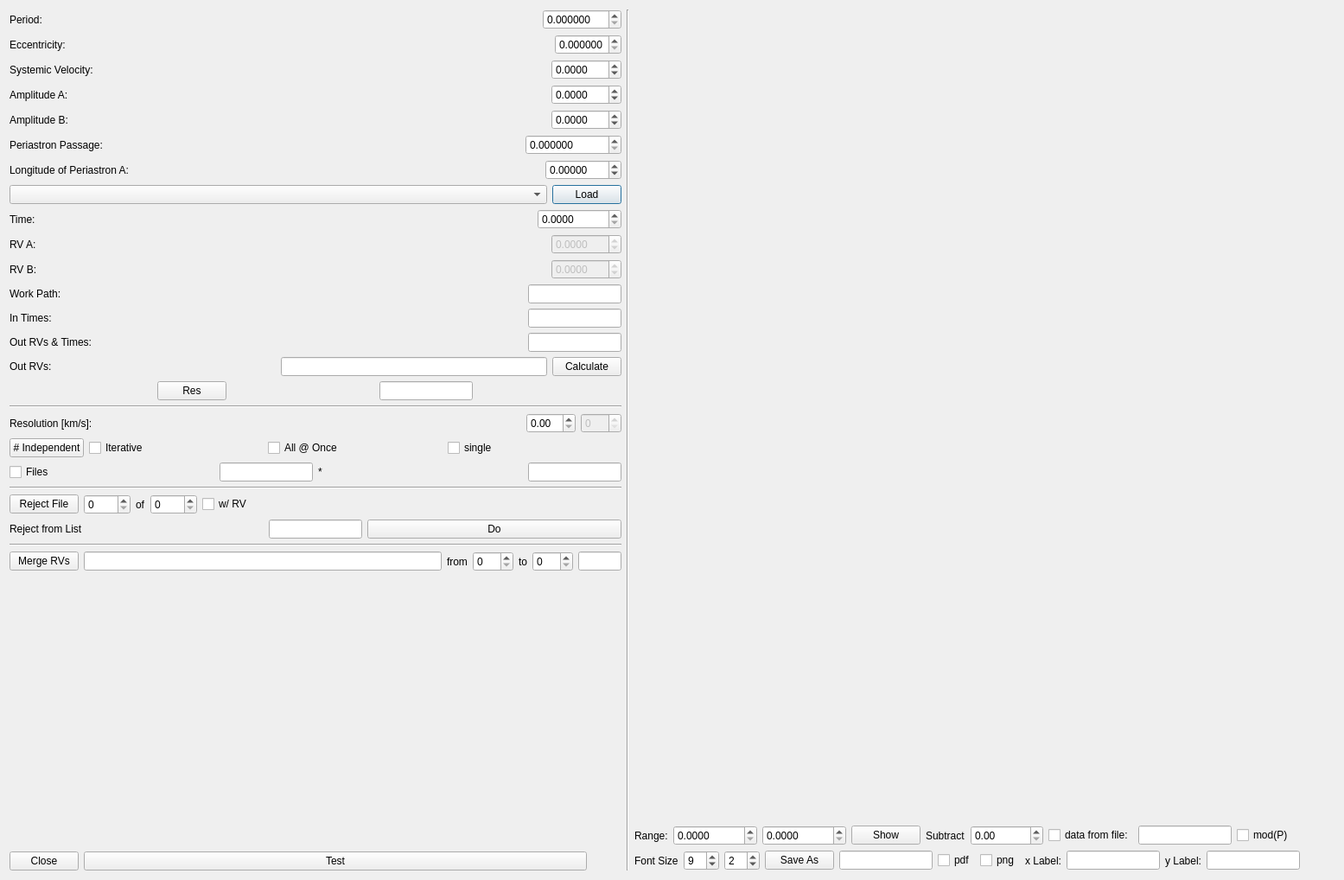
<?xml version="1.0" encoding="UTF-8"?>
<ui version="4.0">
 <class>RVCalc</class>
 <widget class="QDialog" name="RVCalc">
  <property name="geometry">
   <rect>
    <x>0</x>
    <y>0</y>
    <width>1555</width>
    <height>1018</height>
   </rect>
  </property>
  <property name="font">
   <font>
    <pointsize>9</pointsize>
   </font>
  </property>
  <property name="windowTitle">
   <string>Dialog</string>
  </property>
  <layout class="QGridLayout" name="gridLayout">
   <item row="0" column="0">
    <layout class="QVBoxLayout" name="verticalLayout">
     <item>
      <layout class="QHBoxLayout" name="horizontalLayout">
       <item>
        <widget class="QLabel" name="label">
         <property name="text">
          <string>Period:</string>
         </property>
        </widget>
       </item>
       <item>
        <widget class="QDoubleSpinBox" name="doubleSpinBox">
         <property name="sizePolicy">
          <sizepolicy hsizetype="Maximum" vsizetype="Fixed">
           <horstretch>0</horstretch>
           <verstretch>0</verstretch>
          </sizepolicy>
         </property>
         <property name="decimals">
          <number>6</number>
         </property>
         <property name="maximum">
          <double>999.000000000000000</double>
         </property>
        </widget>
       </item>
      </layout>
     </item>
     <item>
      <layout class="QHBoxLayout" name="horizontalLayout_8">
       <item>
        <widget class="QLabel" name="label_8">
         <property name="text">
          <string>Eccentricity:</string>
         </property>
        </widget>
       </item>
       <item>
        <widget class="QDoubleSpinBox" name="doubleSpinBox_8">
         <property name="sizePolicy">
          <sizepolicy hsizetype="Maximum" vsizetype="Fixed">
           <horstretch>0</horstretch>
           <verstretch>0</verstretch>
          </sizepolicy>
         </property>
         <property name="decimals">
          <number>6</number>
         </property>
         <property name="maximum">
          <double>1.000000000000000</double>
         </property>
         <property name="singleStep">
          <double>0.010000000000000</double>
         </property>
        </widget>
       </item>
      </layout>
     </item>
     <item>
      <layout class="QHBoxLayout" name="horizontalLayout_3">
       <item>
        <widget class="QLabel" name="label_3">
         <property name="text">
          <string>Systemic Velocity:</string>
         </property>
        </widget>
       </item>
       <item>
        <widget class="QDoubleSpinBox" name="doubleSpinBox_3">
         <property name="sizePolicy">
          <sizepolicy hsizetype="Maximum" vsizetype="Fixed">
           <horstretch>0</horstretch>
           <verstretch>0</verstretch>
          </sizepolicy>
         </property>
         <property name="decimals">
          <number>4</number>
         </property>
         <property name="minimum">
          <double>-999.000000000000000</double>
         </property>
         <property name="maximum">
          <double>999.000000000000000</double>
         </property>
        </widget>
       </item>
      </layout>
     </item>
     <item>
      <layout class="QHBoxLayout" name="horizontalLayout_4">
       <item>
        <widget class="QLabel" name="label_4">
         <property name="text">
          <string>Amplitude A:</string>
         </property>
        </widget>
       </item>
       <item>
        <widget class="QDoubleSpinBox" name="doubleSpinBox_4">
         <property name="sizePolicy">
          <sizepolicy hsizetype="Maximum" vsizetype="Fixed">
           <horstretch>0</horstretch>
           <verstretch>0</verstretch>
          </sizepolicy>
         </property>
         <property name="decimals">
          <number>4</number>
         </property>
         <property name="minimum">
          <double>-999.000000000000000</double>
         </property>
         <property name="maximum">
          <double>999.000000000000000</double>
         </property>
        </widget>
       </item>
      </layout>
     </item>
     <item>
      <layout class="QHBoxLayout" name="horizontalLayout_5">
       <item>
        <widget class="QLabel" name="label_5">
         <property name="text">
          <string>Amplitude B:</string>
         </property>
        </widget>
       </item>
       <item>
        <widget class="QDoubleSpinBox" name="doubleSpinBox_5">
         <property name="sizePolicy">
          <sizepolicy hsizetype="Maximum" vsizetype="Fixed">
           <horstretch>0</horstretch>
           <verstretch>0</verstretch>
          </sizepolicy>
         </property>
         <property name="decimals">
          <number>4</number>
         </property>
         <property name="minimum">
          <double>-999.000000000000000</double>
         </property>
         <property name="maximum">
          <double>999.990000000000009</double>
         </property>
        </widget>
       </item>
      </layout>
     </item>
     <item>
      <layout class="QHBoxLayout" name="horizontalLayout_2">
       <item>
        <widget class="QLabel" name="label_2">
         <property name="text">
          <string>Periastron Passage:</string>
         </property>
        </widget>
       </item>
       <item>
        <widget class="QDoubleSpinBox" name="doubleSpinBox_2">
         <property name="sizePolicy">
          <sizepolicy hsizetype="Maximum" vsizetype="Fixed">
           <horstretch>0</horstretch>
           <verstretch>0</verstretch>
          </sizepolicy>
         </property>
         <property name="decimals">
          <number>6</number>
         </property>
         <property name="maximum">
          <double>9999999.000000000000000</double>
         </property>
        </widget>
       </item>
      </layout>
     </item>
     <item>
      <layout class="QHBoxLayout" name="horizontalLayout_6">
       <item>
        <widget class="QLabel" name="label_6">
         <property name="text">
          <string>Longitude of Periastron A:</string>
         </property>
        </widget>
       </item>
       <item>
        <widget class="QDoubleSpinBox" name="doubleSpinBox_6">
         <property name="sizePolicy">
          <sizepolicy hsizetype="Maximum" vsizetype="Fixed">
           <horstretch>0</horstretch>
           <verstretch>0</verstretch>
          </sizepolicy>
         </property>
         <property name="decimals">
          <number>5</number>
         </property>
         <property name="minimum">
          <double>-360.000000000000000</double>
         </property>
         <property name="maximum">
          <double>360.000000000000000</double>
         </property>
        </widget>
       </item>
      </layout>
     </item>
     <item>
      <layout class="QHBoxLayout" name="horizontalLayout_20">
       <item>
        <widget class="QComboBox" name="comboBox">
         <property name="sizePolicy">
          <sizepolicy hsizetype="Preferred" vsizetype="Fixed">
           <horstretch>0</horstretch>
           <verstretch>0</verstretch>
          </sizepolicy>
         </property>
        </widget>
       </item>
       <item>
        <widget class="QPushButton" name="pushButton_5">
         <property name="sizePolicy">
          <sizepolicy hsizetype="Maximum" vsizetype="Fixed">
           <horstretch>0</horstretch>
           <verstretch>0</verstretch>
          </sizepolicy>
         </property>
         <property name="text">
          <string>Load</string>
         </property>
        </widget>
       </item>
      </layout>
     </item>
     <item>
      <layout class="QHBoxLayout" name="horizontalLayout_9">
       <item>
        <widget class="QLabel" name="label_9">
         <property name="text">
          <string>Time:</string>
         </property>
        </widget>
       </item>
       <item>
        <widget class="QDoubleSpinBox" name="doubleSpinBox_9">
         <property name="sizePolicy">
          <sizepolicy hsizetype="Maximum" vsizetype="Fixed">
           <horstretch>0</horstretch>
           <verstretch>0</verstretch>
          </sizepolicy>
         </property>
         <property name="decimals">
          <number>4</number>
         </property>
         <property name="maximum">
          <double>9999999.000000000000000</double>
         </property>
        </widget>
       </item>
      </layout>
     </item>
     <item>
      <layout class="QHBoxLayout" name="horizontalLayout_10">
       <item>
        <widget class="QLabel" name="label_10">
         <property name="text">
          <string>RV A:</string>
         </property>
        </widget>
       </item>
       <item>
        <widget class="QDoubleSpinBox" name="doubleSpinBox_10">
         <property name="enabled">
          <bool>false</bool>
         </property>
         <property name="sizePolicy">
          <sizepolicy hsizetype="Maximum" vsizetype="Fixed">
           <horstretch>0</horstretch>
           <verstretch>0</verstretch>
          </sizepolicy>
         </property>
         <property name="decimals">
          <number>4</number>
         </property>
         <property name="minimum">
          <double>-999.000000000000000</double>
         </property>
         <property name="maximum">
          <double>999.000000000000000</double>
         </property>
        </widget>
       </item>
      </layout>
     </item>
     <item>
      <layout class="QHBoxLayout" name="horizontalLayout_11">
       <item>
        <widget class="QLabel" name="label_11">
         <property name="text">
          <string>RV B:</string>
         </property>
        </widget>
       </item>
       <item>
        <widget class="QDoubleSpinBox" name="doubleSpinBox_11">
         <property name="enabled">
          <bool>false</bool>
         </property>
         <property name="sizePolicy">
          <sizepolicy hsizetype="Maximum" vsizetype="Fixed">
           <horstretch>0</horstretch>
           <verstretch>0</verstretch>
          </sizepolicy>
         </property>
         <property name="decimals">
          <number>4</number>
         </property>
         <property name="minimum">
          <double>-999.000000000000000</double>
         </property>
         <property name="maximum">
          <double>999.000000000000000</double>
         </property>
        </widget>
       </item>
      </layout>
     </item>
     <item>
      <layout class="QHBoxLayout" name="horizontalLayout_14">
       <item>
        <widget class="QLabel" name="label_14">
         <property name="text">
          <string>Work Path:</string>
         </property>
        </widget>
       </item>
       <item>
        <widget class="QLineEdit" name="lineEdit_2">
         <property name="sizePolicy">
          <sizepolicy hsizetype="Maximum" vsizetype="Fixed">
           <horstretch>0</horstretch>
           <verstretch>0</verstretch>
          </sizepolicy>
         </property>
        </widget>
       </item>
      </layout>
     </item>
     <item>
      <layout class="QHBoxLayout" name="horizontalLayout_16">
       <item>
        <widget class="QLabel" name="label_18">
         <property name="text">
          <string>In Times:</string>
         </property>
        </widget>
       </item>
       <item>
        <widget class="QLineEdit" name="lineEdit_6">
         <property name="sizePolicy">
          <sizepolicy hsizetype="Maximum" vsizetype="Fixed">
           <horstretch>0</horstretch>
           <verstretch>0</verstretch>
          </sizepolicy>
         </property>
        </widget>
       </item>
      </layout>
     </item>
     <item>
      <layout class="QHBoxLayout" name="horizontalLayout_21">
       <item>
        <widget class="QLabel" name="label_7">
         <property name="text">
          <string>Out RVs &amp; Times:</string>
         </property>
        </widget>
       </item>
       <item>
        <widget class="QLineEdit" name="lineEdit_9">
         <property name="sizePolicy">
          <sizepolicy hsizetype="Maximum" vsizetype="Fixed">
           <horstretch>0</horstretch>
           <verstretch>0</verstretch>
          </sizepolicy>
         </property>
        </widget>
       </item>
      </layout>
     </item>
     <item>
      <layout class="QHBoxLayout" name="horizontalLayout_17">
       <item>
        <widget class="QLabel" name="label_19">
         <property name="text">
          <string>Out RVs:</string>
         </property>
        </widget>
       </item>
       <item>
        <widget class="QLineEdit" name="lineEdit_7">
         <property name="sizePolicy">
          <sizepolicy hsizetype="Minimum" vsizetype="Fixed">
           <horstretch>0</horstretch>
           <verstretch>0</verstretch>
          </sizepolicy>
         </property>
        </widget>
       </item>
       <item>
        <widget class="QPushButton" name="pushButton_4">
         <property name="sizePolicy">
          <sizepolicy hsizetype="Maximum" vsizetype="Fixed">
           <horstretch>0</horstretch>
           <verstretch>0</verstretch>
          </sizepolicy>
         </property>
         <property name="text">
          <string>Calculate</string>
         </property>
        </widget>
       </item>
      </layout>
     </item>
     <item>
      <layout class="QHBoxLayout" name="horizontalLayout_7">
       <item>
        <widget class="QPushButton" name="pushButton_6">
         <property name="sizePolicy">
          <sizepolicy hsizetype="Maximum" vsizetype="Fixed">
           <horstretch>0</horstretch>
           <verstretch>0</verstretch>
          </sizepolicy>
         </property>
         <property name="text">
          <string>Res</string>
         </property>
        </widget>
       </item>
       <item>
        <widget class="QLineEdit" name="lineEdit_8">
         <property name="sizePolicy">
          <sizepolicy hsizetype="Maximum" vsizetype="Fixed">
           <horstretch>0</horstretch>
           <verstretch>0</verstretch>
          </sizepolicy>
         </property>
        </widget>
       </item>
      </layout>
     </item>
     <item>
      <widget class="Line" name="line_2">
       <property name="orientation">
        <enum>Qt::Horizontal</enum>
       </property>
      </widget>
     </item>
     <item>
      <layout class="QHBoxLayout" name="horizontalLayout_18">
       <item>
        <widget class="QLabel" name="label_20">
         <property name="text">
          <string>Resolution [km/s]:</string>
         </property>
        </widget>
       </item>
       <item>
        <widget class="QDoubleSpinBox" name="doubleSpinBox_15">
         <property name="sizePolicy">
          <sizepolicy hsizetype="Maximum" vsizetype="Fixed">
           <horstretch>0</horstretch>
           <verstretch>0</verstretch>
          </sizepolicy>
         </property>
        </widget>
       </item>
       <item>
        <widget class="QSpinBox" name="spinBox_2">
         <property name="enabled">
          <bool>false</bool>
         </property>
         <property name="sizePolicy">
          <sizepolicy hsizetype="Maximum" vsizetype="Fixed">
           <horstretch>0</horstretch>
           <verstretch>0</verstretch>
          </sizepolicy>
         </property>
         <property name="maximum">
          <number>999</number>
         </property>
        </widget>
       </item>
      </layout>
     </item>
     <item>
      <layout class="QHBoxLayout" name="horizontalLayout_19">
       <item>
        <widget class="QPushButton" name="pushButton_7">
         <property name="sizePolicy">
          <sizepolicy hsizetype="Maximum" vsizetype="Fixed">
           <horstretch>0</horstretch>
           <verstretch>0</verstretch>
          </sizepolicy>
         </property>
         <property name="text">
          <string># Independent</string>
         </property>
        </widget>
       </item>
       <item>
        <widget class="QCheckBox" name="checkBox_6">
         <property name="text">
          <string>Iterative</string>
         </property>
        </widget>
       </item>
       <item>
        <widget class="QCheckBox" name="checkBox_7">
         <property name="text">
          <string>All @ Once</string>
         </property>
        </widget>
       </item>
       <item>
        <widget class="QCheckBox" name="checkBox_9">
         <property name="text">
          <string>single</string>
         </property>
        </widget>
       </item>
      </layout>
     </item>
     <item>
      <layout class="QHBoxLayout" name="horizontalLayout_22">
       <item>
        <widget class="QCheckBox" name="checkBox_5">
         <property name="sizePolicy">
          <sizepolicy hsizetype="Preferred" vsizetype="Fixed">
           <horstretch>0</horstretch>
           <verstretch>0</verstretch>
          </sizepolicy>
         </property>
         <property name="text">
          <string>Files</string>
         </property>
        </widget>
       </item>
       <item>
        <widget class="QLineEdit" name="lineEdit_10">
         <property name="sizePolicy">
          <sizepolicy hsizetype="Maximum" vsizetype="Fixed">
           <horstretch>0</horstretch>
           <verstretch>0</verstretch>
          </sizepolicy>
         </property>
        </widget>
       </item>
       <item>
        <widget class="QLabel" name="label_21">
         <property name="sizePolicy">
          <sizepolicy hsizetype="Preferred" vsizetype="Maximum">
           <horstretch>0</horstretch>
           <verstretch>0</verstretch>
          </sizepolicy>
         </property>
         <property name="text">
          <string>*</string>
         </property>
        </widget>
       </item>
       <item>
        <widget class="QLineEdit" name="lineEdit_11">
         <property name="sizePolicy">
          <sizepolicy hsizetype="Maximum" vsizetype="Fixed">
           <horstretch>0</horstretch>
           <verstretch>0</verstretch>
          </sizepolicy>
         </property>
         <property name="minimumSize">
          <size>
           <width>0</width>
           <height>0</height>
          </size>
         </property>
        </widget>
       </item>
      </layout>
     </item>
     <item>
      <widget class="Line" name="line_3">
       <property name="orientation">
        <enum>Qt::Horizontal</enum>
       </property>
      </widget>
     </item>
     <item>
      <layout class="QHBoxLayout" name="horizontalLayout_23">
       <item>
        <widget class="QPushButton" name="pushButton_8">
         <property name="sizePolicy">
          <sizepolicy hsizetype="Maximum" vsizetype="Fixed">
           <horstretch>0</horstretch>
           <verstretch>0</verstretch>
          </sizepolicy>
         </property>
         <property name="text">
          <string>Reject File</string>
         </property>
        </widget>
       </item>
       <item>
        <widget class="QSpinBox" name="spinBox_3">
         <property name="sizePolicy">
          <sizepolicy hsizetype="Maximum" vsizetype="Fixed">
           <horstretch>0</horstretch>
           <verstretch>0</verstretch>
          </sizepolicy>
         </property>
         <property name="maximum">
          <number>9999</number>
         </property>
        </widget>
       </item>
       <item>
        <widget class="QLabel" name="label_22">
         <property name="sizePolicy">
          <sizepolicy hsizetype="Maximum" vsizetype="Preferred">
           <horstretch>0</horstretch>
           <verstretch>0</verstretch>
          </sizepolicy>
         </property>
         <property name="text">
          <string>of</string>
         </property>
        </widget>
       </item>
       <item>
        <widget class="QSpinBox" name="spinBox_4">
         <property name="sizePolicy">
          <sizepolicy hsizetype="Maximum" vsizetype="Fixed">
           <horstretch>0</horstretch>
           <verstretch>0</verstretch>
          </sizepolicy>
         </property>
         <property name="maximum">
          <number>9999</number>
         </property>
        </widget>
       </item>
       <item>
        <widget class="QCheckBox" name="checkBox_8">
         <property name="text">
          <string>w/ RV</string>
         </property>
        </widget>
       </item>
      </layout>
     </item>
     <item>
      <layout class="QHBoxLayout" name="horizontalLayout_24">
       <item>
        <widget class="QLabel" name="label_23">
         <property name="text">
          <string>Reject from List</string>
         </property>
        </widget>
       </item>
       <item>
        <widget class="QLineEdit" name="lineEdit_12">
         <property name="sizePolicy">
          <sizepolicy hsizetype="Maximum" vsizetype="Fixed">
           <horstretch>0</horstretch>
           <verstretch>0</verstretch>
          </sizepolicy>
         </property>
        </widget>
       </item>
       <item>
        <widget class="QPushButton" name="pushButton_10">
         <property name="text">
          <string>Do</string>
         </property>
        </widget>
       </item>
      </layout>
     </item>
     <item>
      <widget class="Line" name="line_4">
       <property name="orientation">
        <enum>Qt::Horizontal</enum>
       </property>
      </widget>
     </item>
     <item>
      <layout class="QHBoxLayout" name="horizontalLayout_25">
       <item>
        <widget class="QPushButton" name="pushButton_11">
         <property name="text">
          <string>Merge RVs</string>
         </property>
        </widget>
       </item>
       <item>
        <widget class="QLineEdit" name="lineEdit_13"/>
       </item>
       <item>
        <widget class="QLabel" name="label_24">
         <property name="text">
          <string>from</string>
         </property>
        </widget>
       </item>
       <item>
        <widget class="QSpinBox" name="spinBox_6">
         <property name="maximum">
          <number>999</number>
         </property>
        </widget>
       </item>
       <item>
        <widget class="QLabel" name="label_25">
         <property name="text">
          <string>to</string>
         </property>
        </widget>
       </item>
       <item>
        <widget class="QSpinBox" name="spinBox_7">
         <property name="maximum">
          <number>999</number>
         </property>
        </widget>
       </item>
       <item>
        <widget class="QLineEdit" name="lineEdit_14">
         <property name="sizePolicy">
          <sizepolicy hsizetype="Maximum" vsizetype="Fixed">
           <horstretch>0</horstretch>
           <verstretch>0</verstretch>
          </sizepolicy>
         </property>
         <property name="maximumSize">
          <size>
           <width>50</width>
           <height>16777215</height>
          </size>
         </property>
        </widget>
       </item>
      </layout>
     </item>
     <item>
      <spacer name="verticalSpacer">
       <property name="orientation">
        <enum>Qt::Vertical</enum>
       </property>
       <property name="sizeHint" stdset="0">
        <size>
         <width>20</width>
         <height>40</height>
        </size>
       </property>
      </spacer>
     </item>
     <item>
      <layout class="QHBoxLayout" name="horizontalLayout_12">
       <item>
        <widget class="QPushButton" name="pushButton">
         <property name="sizePolicy">
          <sizepolicy hsizetype="Maximum" vsizetype="Fixed">
           <horstretch>0</horstretch>
           <verstretch>0</verstretch>
          </sizepolicy>
         </property>
         <property name="text">
          <string>Close</string>
         </property>
        </widget>
       </item>
       <item>
        <widget class="QPushButton" name="pushButton_9">
         <property name="text">
          <string>Test</string>
         </property>
        </widget>
       </item>
       <item>
        <spacer name="horizontalSpacer">
         <property name="orientation">
          <enum>Qt::Horizontal</enum>
         </property>
         <property name="sizeType">
          <enum>QSizePolicy::Preferred</enum>
         </property>
         <property name="sizeHint" stdset="0">
          <size>
           <width>40</width>
           <height>20</height>
          </size>
         </property>
        </spacer>
       </item>
      </layout>
     </item>
    </layout>
   </item>
   <item row="0" column="1">
    <widget class="Line" name="line">
     <property name="orientation">
      <enum>Qt::Vertical</enum>
     </property>
    </widget>
   </item>
   <item row="0" column="2">
    <layout class="QVBoxLayout" name="verticalLayout_2">
     <item>
      <widget class="QCustomPlot" name="customPlot" native="true">
       <property name="sizePolicy">
        <sizepolicy hsizetype="Expanding" vsizetype="Expanding">
         <horstretch>0</horstretch>
         <verstretch>0</verstretch>
        </sizepolicy>
       </property>
      </widget>
     </item>
     <item>
      <layout class="QHBoxLayout" name="horizontalLayout_13">
       <item>
        <widget class="QLabel" name="label_12">
         <property name="text">
          <string>Range:</string>
         </property>
        </widget>
       </item>
       <item>
        <widget class="QDoubleSpinBox" name="doubleSpinBox_12">
         <property name="decimals">
          <number>4</number>
         </property>
         <property name="maximum">
          <double>9999999.990000000223517</double>
         </property>
        </widget>
       </item>
       <item>
        <widget class="QDoubleSpinBox" name="doubleSpinBox_13">
         <property name="decimals">
          <number>4</number>
         </property>
         <property name="maximum">
          <double>9999999.990000000223517</double>
         </property>
        </widget>
       </item>
       <item>
        <widget class="QPushButton" name="pushButton_2">
         <property name="sizePolicy">
          <sizepolicy hsizetype="Maximum" vsizetype="Fixed">
           <horstretch>0</horstretch>
           <verstretch>0</verstretch>
          </sizepolicy>
         </property>
         <property name="text">
          <string>Show</string>
         </property>
        </widget>
       </item>
       <item>
        <widget class="QLabel" name="label_13">
         <property name="text">
          <string>Subtract</string>
         </property>
        </widget>
       </item>
       <item>
        <widget class="QDoubleSpinBox" name="doubleSpinBox_14">
         <property name="sizePolicy">
          <sizepolicy hsizetype="Maximum" vsizetype="Fixed">
           <horstretch>0</horstretch>
           <verstretch>0</verstretch>
          </sizepolicy>
         </property>
         <property name="maximum">
          <double>9999999.990000000223517</double>
         </property>
        </widget>
       </item>
       <item>
        <widget class="QCheckBox" name="checkBox">
         <property name="text">
          <string>data from file:</string>
         </property>
        </widget>
       </item>
       <item>
        <widget class="QLineEdit" name="lineEdit">
         <property name="sizePolicy">
          <sizepolicy hsizetype="Preferred" vsizetype="Fixed">
           <horstretch>0</horstretch>
           <verstretch>0</verstretch>
          </sizepolicy>
         </property>
        </widget>
       </item>
       <item>
        <widget class="QCheckBox" name="checkBox_2">
         <property name="text">
          <string>mod(P)</string>
         </property>
        </widget>
       </item>
       <item>
        <spacer name="horizontalSpacer_2">
         <property name="orientation">
          <enum>Qt::Horizontal</enum>
         </property>
         <property name="sizeHint" stdset="0">
          <size>
           <width>40</width>
           <height>20</height>
          </size>
         </property>
        </spacer>
       </item>
      </layout>
     </item>
     <item>
      <layout class="QHBoxLayout" name="horizontalLayout_15">
       <item>
        <widget class="QLabel" name="label_15">
         <property name="text">
          <string>Font Size</string>
         </property>
        </widget>
       </item>
       <item>
        <widget class="QSpinBox" name="spinBox">
         <property name="sizePolicy">
          <sizepolicy hsizetype="Maximum" vsizetype="Fixed">
           <horstretch>0</horstretch>
           <verstretch>0</verstretch>
          </sizepolicy>
         </property>
         <property name="value">
          <number>9</number>
         </property>
        </widget>
       </item>
       <item>
        <widget class="QSpinBox" name="spinBox_5">
         <property name="minimum">
          <number>1</number>
         </property>
         <property name="value">
          <number>2</number>
         </property>
        </widget>
       </item>
       <item>
        <widget class="QPushButton" name="pushButton_3">
         <property name="sizePolicy">
          <sizepolicy hsizetype="Maximum" vsizetype="Fixed">
           <horstretch>0</horstretch>
           <verstretch>0</verstretch>
          </sizepolicy>
         </property>
         <property name="text">
          <string>Save As</string>
         </property>
        </widget>
       </item>
       <item>
        <widget class="QLineEdit" name="lineEdit_3">
         <property name="sizePolicy">
          <sizepolicy hsizetype="Maximum" vsizetype="Fixed">
           <horstretch>0</horstretch>
           <verstretch>0</verstretch>
          </sizepolicy>
         </property>
        </widget>
       </item>
       <item>
        <widget class="QCheckBox" name="checkBox_3">
         <property name="text">
          <string>pdf</string>
         </property>
        </widget>
       </item>
       <item>
        <widget class="QCheckBox" name="checkBox_4">
         <property name="text">
          <string>png</string>
         </property>
        </widget>
       </item>
       <item>
        <widget class="QLabel" name="label_16">
         <property name="text">
          <string>x Label:</string>
         </property>
        </widget>
       </item>
       <item>
        <widget class="QLineEdit" name="lineEdit_4">
         <property name="sizePolicy">
          <sizepolicy hsizetype="Maximum" vsizetype="Fixed">
           <horstretch>0</horstretch>
           <verstretch>0</verstretch>
          </sizepolicy>
         </property>
        </widget>
       </item>
       <item>
        <widget class="QLabel" name="label_17">
         <property name="text">
          <string>y Label:</string>
         </property>
        </widget>
       </item>
       <item>
        <widget class="QLineEdit" name="lineEdit_5">
         <property name="sizePolicy">
          <sizepolicy hsizetype="Maximum" vsizetype="Fixed">
           <horstretch>0</horstretch>
           <verstretch>0</verstretch>
          </sizepolicy>
         </property>
        </widget>
       </item>
       <item>
        <spacer name="horizontalSpacer_3">
         <property name="orientation">
          <enum>Qt::Horizontal</enum>
         </property>
         <property name="sizeType">
          <enum>QSizePolicy::Expanding</enum>
         </property>
         <property name="sizeHint" stdset="0">
          <size>
           <width>40</width>
           <height>20</height>
          </size>
         </property>
        </spacer>
       </item>
      </layout>
     </item>
    </layout>
   </item>
  </layout>
 </widget>
 <customwidgets>
  <customwidget>
   <class>QCustomPlot</class>
   <extends>QWidget</extends>
   <header>qcustomplot.h</header>
   <container>1</container>
  </customwidget>
 </customwidgets>
 <resources/>
 <connections>
  <connection>
   <sender>pushButton</sender>
   <signal>clicked()</signal>
   <receiver>RVCalc</receiver>
   <slot>close()</slot>
   <hints>
    <hint type="sourcelabel">
     <x>106</x>
     <y>579</y>
    </hint>
    <hint type="destinationlabel">
     <x>198</x>
     <y>575</y>
    </hint>
   </hints>
  </connection>
 </connections>
</ui>
